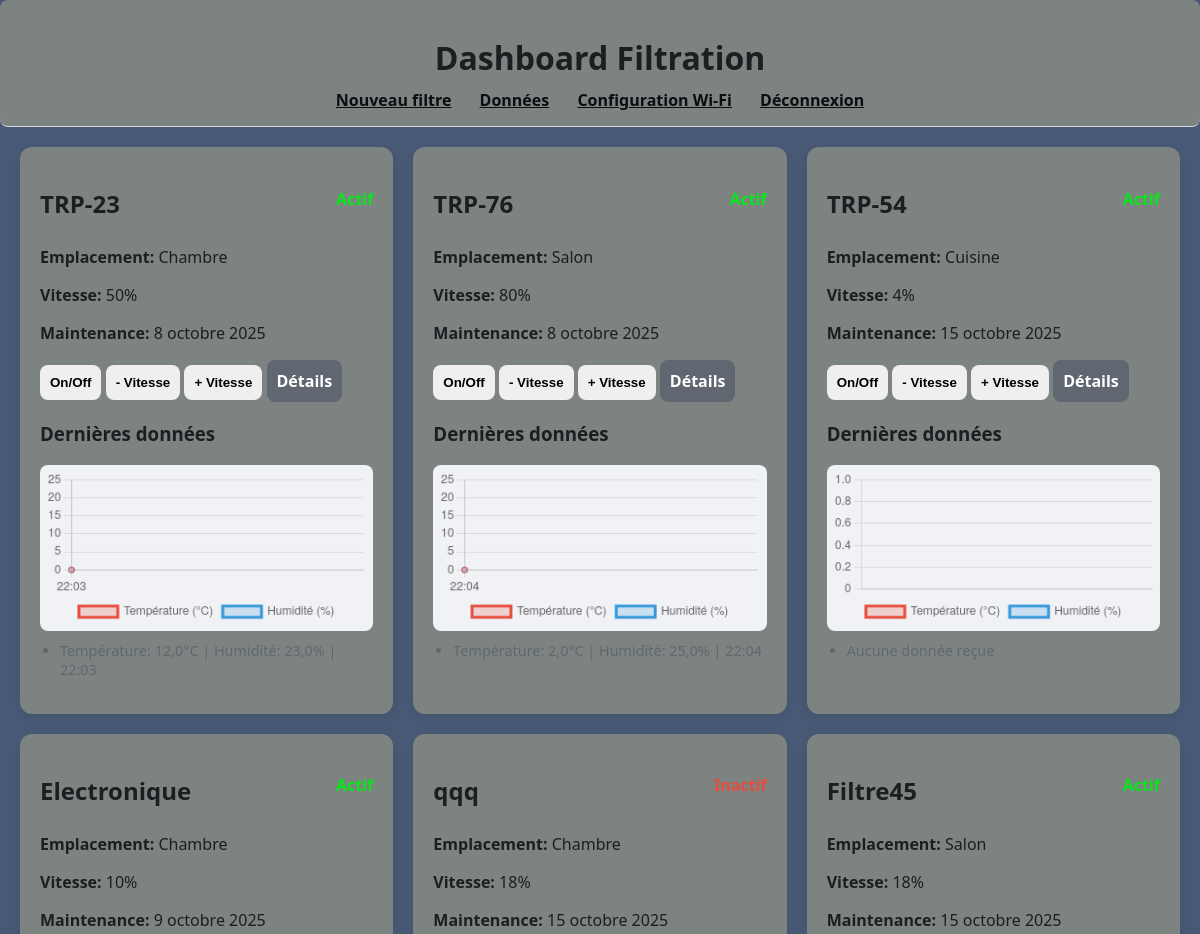
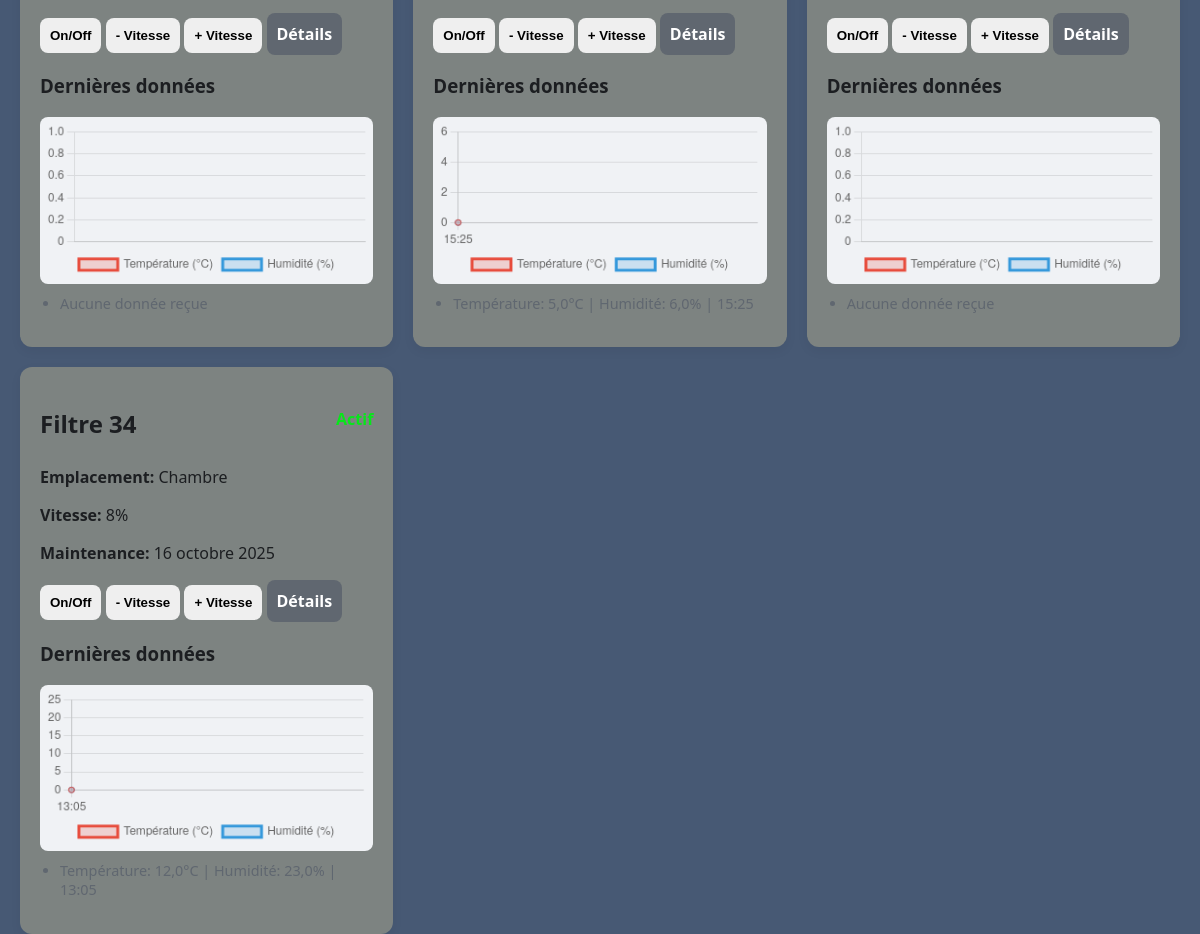
The app's page / (signed in), older data (2 pictures, top to bottom).
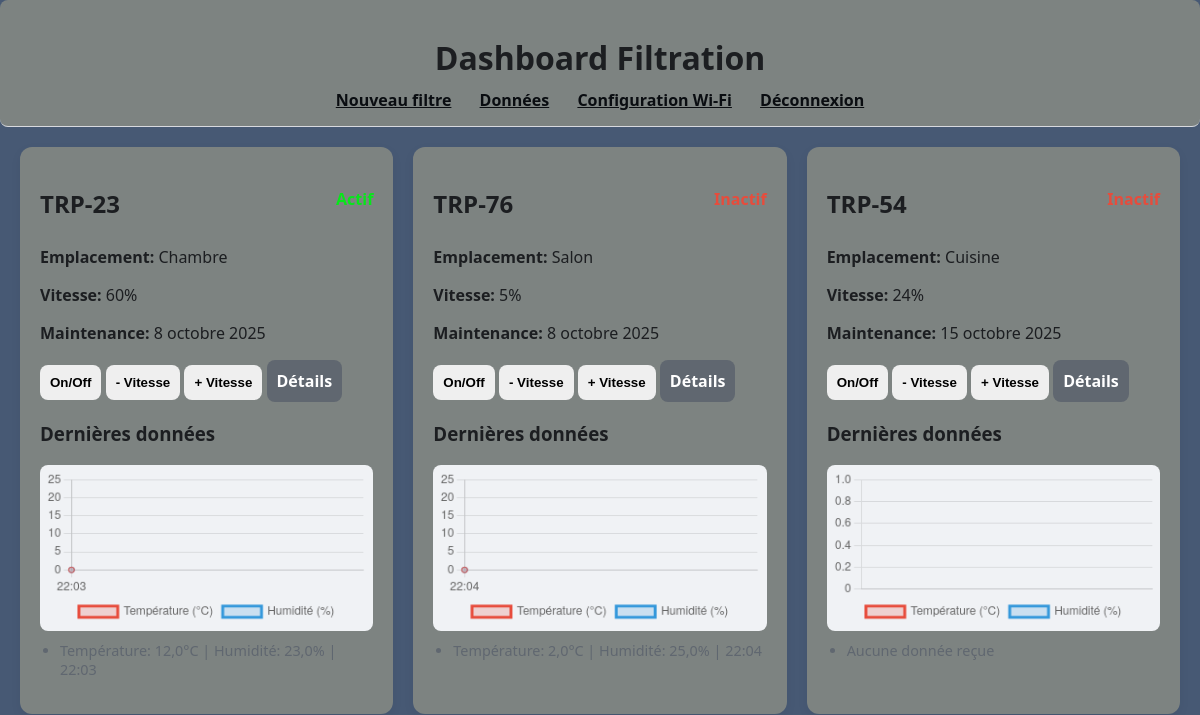
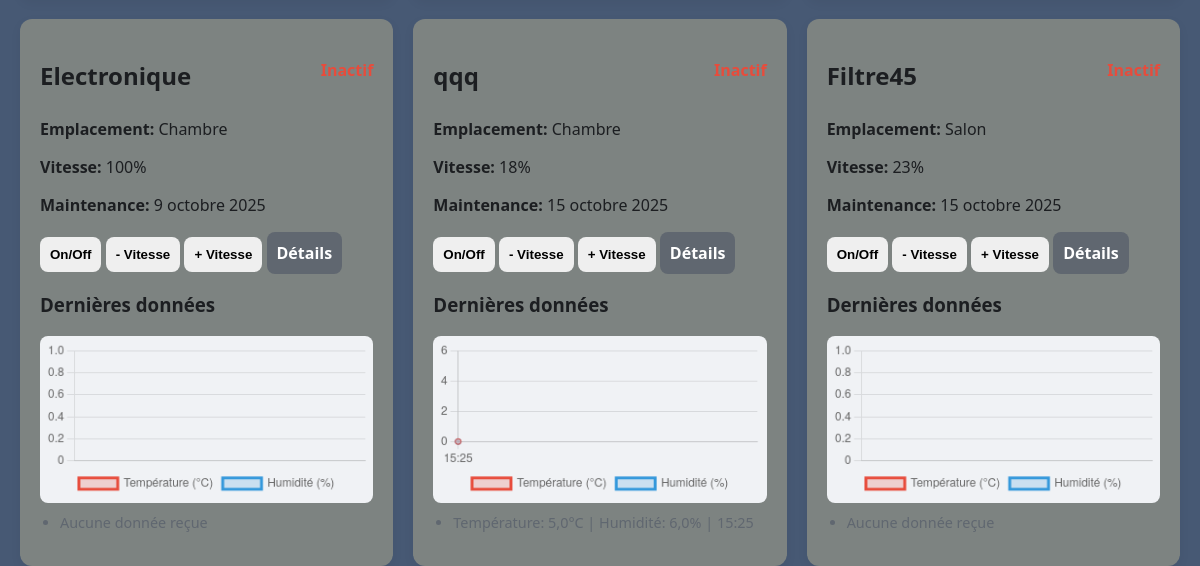
The same page, newer data (2 pictures, top to bottom).
### dashboard/models.py (models this page shows, shortened)
class Filter(models.Model):
    name = models.CharField(max_length=100)
    location = models.CharField(max_length=100)
    status = models.BooleanField(default=False)   # On/Off
    fan_speed = models.IntegerField(default=0)    # 0-100
    last_maintenance = models.DateField()
    notes = models.TextField(blank=True)

class MicrocontrollerData(models.Model):
    filter = models.ForeignKey(Filter, on_delete=models.CASCADE, related_name='data')
    temperature = models.FloatField()
    humidity = models.FloatField()
    timestamp = models.DateTimeField(auto_now_add=True)

### dashboard/views.py (the view)
# urls.py: path('', views.dashboard_view, name='dashboard'), # Vue principale du dashboard
@login_required
def dashboard_view(request): # Affiche le tableau de bord principal avec la liste des filtres
    filters = Filter.objects.prefetch_related('data').all() # Précharge les données associées pour optimisation
    return render(request, 'dashboard/dashboard.html', {'filters': filters}) # Fournit les filtres au template

### dashboard/templates/dashboard/dashboard.html (shortened to what this page needs)
{% load static %}
<!DOCTYPE html>
<html lang="fr">
<head>
  {% load static %}
  <link rel="stylesheet" href="{% static 'dashboard/style.css' %}">
</head>
<body>
  <header class="header">
    <h1>Dashboard Filtration</h1>
    <nav>
      <a href="{% url 'dashboard:filter_create' %}">Nouveau filtre</a>
      <a href="{% url 'dashboard:data_list' %}">Données</a>
      <a href="{% url 'dashboard:wifi_setup' %}">Configuration Wi‑Fi</a>
      <a href="{% url 'dashboard:logout' %}">Déconnexion</a>
    </nav>
  </header>
  <main class="grid">
    {% for filter in filters %}
    <section class="card" data-id="{{ filter.id }}">
      <div class="card-header">
        <h2>{{ filter.name }}</h2>
        <span class="status {{ filter.status|yesno:'on,off' }}">
        </span>
      </div>
      <p><strong>Emplacement:</strong> {{ filter.location }}</p>
      <p><strong>Vitesse:</strong> <span class="speed">{{ filter.fan_speed }}</span>%</p>
      <p><strong>Maintenance:</strong> {{ filter.last_maintenance }}</p>
      <div class="controls">
        <button class="btn btn-toggle">On/Off</button>
        <button class="btn btn-speed-dec">- Vitesse</button>
        <button class="btn btn-speed-inc">+ Vitesse</button>
        <a class="btn btn-detail" href="{% url 'dashboard:filter_detail' filter.id %}">Détails</a>
      </div>
      <h3>Dernières données</h3>
      <canvas id="chart-{{ filter.id }}" width="300" height="150"></canvas>
      <ul class="data-list">
        {% for d in filter.data.all|slice:":5" %}
          <li>Température: {{ d.temperature }}°C | Humidité: {{ d.humidity }}% | {{ d.timestamp|date:"H:i" }}</li>
        {% empty %}
          <li>Aucune donnée reçue</li>
        {% endfor %}
      </ul>
    </section>
    {% endfor %}
  </main>
</body>
</html>

### dashboard/static/dashboard/style.css (style rules this page uses)
:root { --bg: #475974; --card-bg: #7d8381; --text: #1c1e21; --muted: #606770; --primary: #0a0d11; --primary-hover: #5d8dc7; --danger: #e74c3c; --success: #07e71a; --back: #0c193a; --save: #f1c40f; }
html, body { margin: 0 !important; padding: 0 !important; font-family: 'Segoe UI', Arial, sans-serif; background-color: var(--bg) !important; color: var(--text); min-height: 100vh; }
.header { background: var(--card-bg); border-bottom: 1px solid #d8dadf; padding: 15px 20px; text-align: center; color: var(--text); border-radius: 8px; margin-bottom: 20px; }
.header nav a { margin: 0 12px; color: var(--primary); font-weight: 600; }
.grid { display: grid; grid-template-columns: repeat(auto-fit, minmax(320px, 1fr)); gap: 20px; padding: 0 20px; }
.card { background: var(--card-bg); border-radius: 12px; padding: 20px; box-shadow: 0 4px 12px rgba(0,0,0,0.05); transition: transform 0.2s ease, box-shadow 0.2s ease; }
.card-header { display: flex; justify-content: space-between; align-items: center; margin-bottom: 10px; }
.status.on { color: var(--success); font-weight: bold; }
.status.off { color: var(--danger); font-weight: bold; }
.btn { flex: 1; padding: 10px; border: none; border-radius: 8px; font-weight: 600; cursor: pointer; transition: background 0.3s, transform 0.2s; text-align: center; display: inline-block; text-decoration: none; }
.btn-detail { background: #606770; color: white; }
.data-list { margin-top: 10px; padding-left: 20px; font-size: 0.9em; color: var(--muted); }
canvas { margin-top: 10px; max-width: 100%; border-radius: 8px; background: #f0f2f5; padding: 5px; }
h1, h2 { color: var(--text); margin-bottom: 10px; }

Row changes from the older to the newer data that the page shows:
removed Filter: name "Filtre 34", location "Chambre", fan_speed "8", last_maintenance "16 octobre 2025"
removed MicrocontrollerData: temperature "12,0", humidity "23,0", timestamp "13:05", shown under "Filtre 34"
changed Filter "TRP-23": fan_speed "50" → "60"
changed Filter "TRP-76": status True → False (drawn); fan_speed "80" → "5"
changed Filter "TRP-54": status True → False (drawn); fan_speed "4" → "24"
changed Filter "Electronique": status True → False (drawn); fan_speed "10" → "100"
changed Filter "Filtre45": status True → False (drawn); fan_speed "18" → "23"
